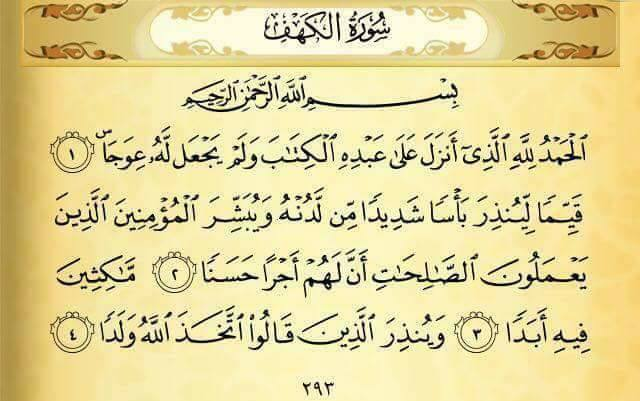
#> input picture uploads/464716050_8488287461261734_6281220857343196327_n.jpg, 640 x 401 px
$ python -i tajweed_model.py   (imports and definitions only)
#> lines starting #> are read from the running program, lines starting #| are printed output that depends on the picture; after the words box and inside, x2 and y2 are one past the last pixel; in counts of white or black regions, pixels touching at a corner belong together
import cv2
import numpy as np
from utils import color_rule_map

def analyze_tajweed_image(image_path):
    img = cv2.imread(image_path)
#> img is the input picture: shape (401, 640, 3); mean B, G, R 153.9, 213.6, 227
    hsv = cv2.cvtColor(img, cv2.COLOR_BGR2HSV)
#> hsv: shape (401, 640, 3); mean H, S, V 25.3, 87, 227.1

    results = {rule: 0 for rule in color_rule_map['rule_name']}

    for idx, row in color_rule_map.iterrows():
        rule = row['rule_name']
        lower = np.array(row['hsv_lower'])
        upper = np.array(row['hsv_upper'])
        mask = cv2.inRange(hsv, lower, upper)
        count = cv2.countNonZero(mask)
        occurrences = count // row['pixel_threshold']
        results[rule] = occurrences
#> this loop made 7 passes
#> (count, occurrences) on passes 1 to 7: (64433, 128), (1, 0), (0, 0), (0, 0), (0, 0), (0, 0), (0, 0)
#> pass 1, in analyze_tajweed_image, `mask = cv2.inRange(hsv, lower, upper)`:
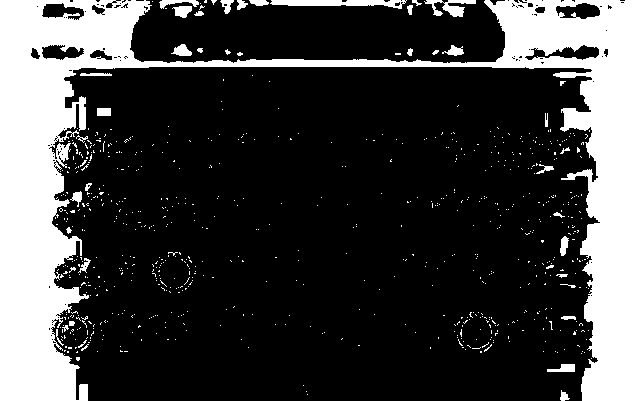
#> mask: shape (401, 640); 25.1% white; 738 white regions (700 under 20 px), largest, box (x1, y1, x2, y2) and area: (0, 0, 640, 401) 59437, (270, 0, 407, 9) 755, (424, 0, 476, 17) 402
#> pass 2, in analyze_tajweed_image, `mask = cv2.inRange(hsv, lower, upper)`:
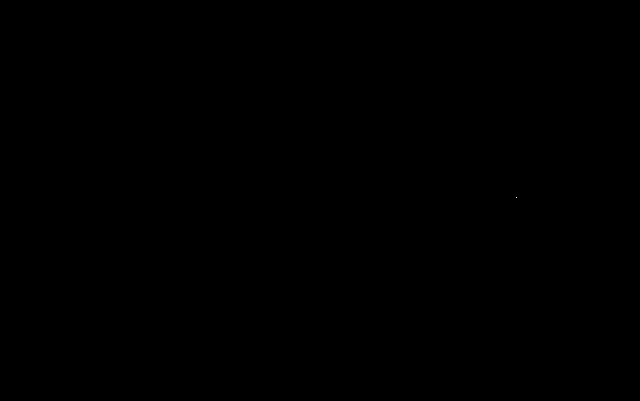
#> mask: shape (401, 640); 0% white in thin lines or dots, all inside (x1, y1, x2, y2) = (516, 197, 517, 198)
#> after the loop, results = {'Ikhfa': 128, 'Idgham': 0, 'Iqlab': 0, 'Izhar': 0, 'Ghunnah': 0, 'Madd': 0, 'Qalqalah': 0}

    return results

>>> result = analyze_tajweed_image('uploads/464716050_8488287461261734_6281220857343196327_n.jpg')
#> result has the same summary as results in analyze_tajweed_image
